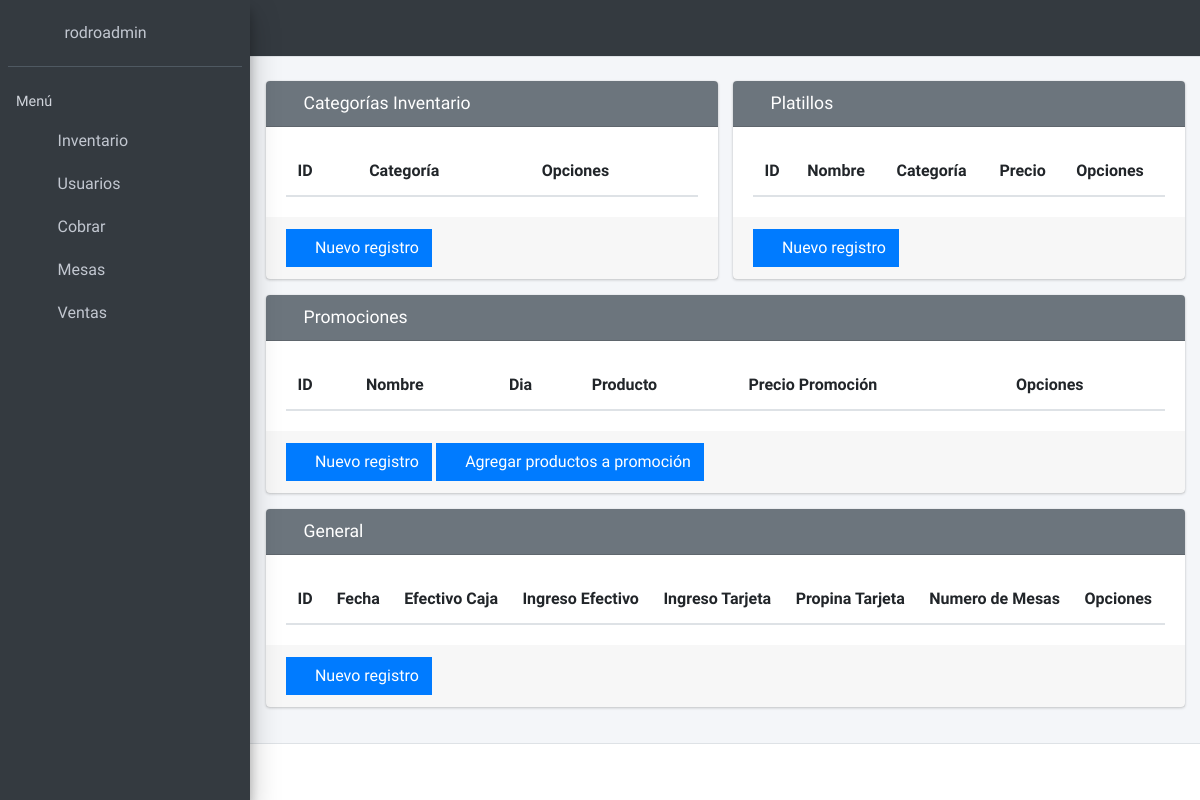
The app's page /inventario/ (signed in), older data.
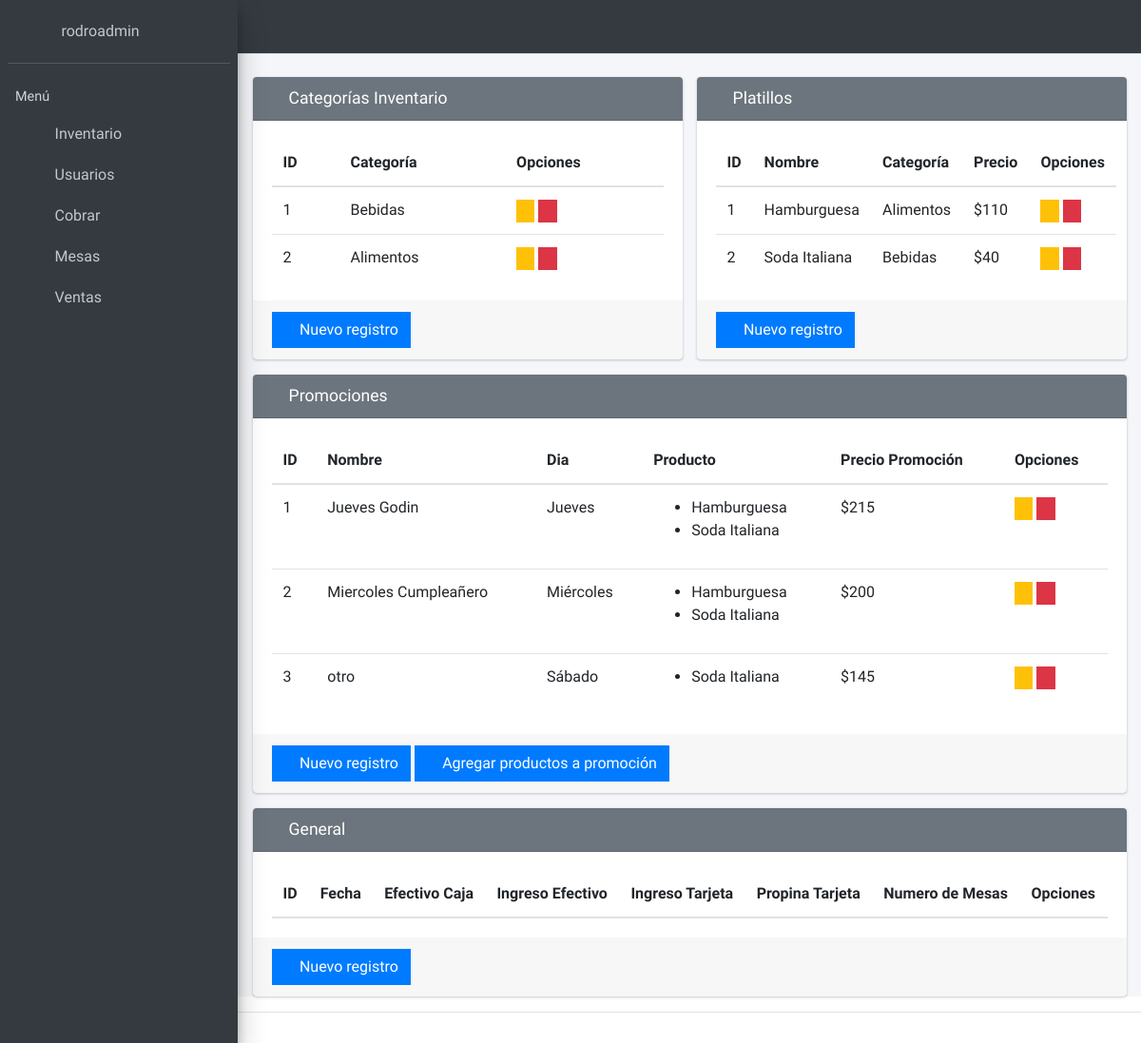
The same page, newer data.
### user/models.py (models this page shows)
class User(AbstractUser):
    def save(self, *args, **kwargs):
        self.set_password(self.password)
        super().save(*args, **kwargs)

### inventario/models.py (models this page shows, shortened)
class Inventario(models.Model):
    nombre_categoria = models.CharField(max_length=50, unique=True)
    descripcion = models.CharField(max_length=255, blank=True)
    def __str__(self):
        return self.nombre_categoria

### carta/models.py (models this page shows)
class ProductoMenu(models.Model):
    nombre_platillo = models.CharField(max_length=200, unique=True)
    precio = models.IntegerField()
    images = models.ImageField(upload_to='photos/menu')
    categoria = models.ForeignKey(Inventario, on_delete=models.CASCADE)
    def __str__(self):
        return self.nombre_platillo

### promocion/models.py (models this page shows, shortened)
class Promocion(models.Model):
    UNO = 'Lunes'
    DOS = 'Martes'
    TRES = 'Miércoles'
    CUATRO = 'Jueves'
    CINCO = 'Viernes'
    SEIS = 'Sábado'
    SIETE = 'Domingo'
    DAYS = (
        (UNO, 'Lunes'),
        (DOS, 'Martes'),
        (TRES, 'Miércoles'),
        (CUATRO, 'Jueves'),
        (CINCO, 'Viernes'),
        (SEIS, 'Sábado'),
        (SIETE, 'Domingo'),
    )
    nombre_promocion = models.CharField(max_length=200, unique=True)
    imagen = models.ImageField(upload_to='photos/promo', blank=False)
    precio = models.IntegerField(default=None, blank=False)
    dia = models.CharField(max_length=10, choices=DAYS, blank=False)
    producto = models.ManyToManyField(ProductoMenu, through='ProductosDias', blank=False)

### inventario/views.py (the view)
# urls.py: path('', views.inventario, name='inventario'),
@login_required(login_url='login')
def inventario(request):
    categorias = Inventario.objects.all()
    promociones = Promocion.objects.all()
    producto_promocion = ProductosDias.objects.all()
    platillos = ProductoMenu.objects.all()
    general = General.objects.all()
    context = {
        'categorias': categorias,
        'promociones': promociones,
        'platillos': platillos,
        'generales': general,
        'producto_promocion': producto_promocion,
    }
    return render(request, 'include/list2.html', context)

### templates/include/list2.html (shortened to what this page needs)
{% extends 'include/list.html' %}
{% block columns %}
    <tr>
        <th>ID</th>
        <th>Categoría</th>
        <th>Opciones</th>
    </tr>
{% endblock %}
{% block rows %}
     {% for categoria in categorias %}
        <tr>
            <td>{{ categoria.id }}</td>
            <td>{{ categoria.nombre_categoria }}</td>
            <td>
                <a href="{% url 'editar' categoria.id %}" class="btn btn-warning btn-xs btn-flat">
                    <i class="fas fa-edit"></i>
                </a>
                <a href="{% url 'eliminar' categoria.id %}" class="btn btn-danger btn-xs btn-flat">
                    <i class="fas fa-trash-alt"></i>
                </a>
            </td>
        </tr>
    {% endfor %}
{% endblock %}
{% block c %}
    <tr>
        <th>ID</th>
        <th>Nombre</th>
        <th>Dia</th>
        <th>Producto</th>
        <th>Precio Promoción</th>
        <th>Opciones</th>
    </tr>
{% endblock %}
{% block r %}
    {% for promocion in promociones %}
        <tr>
            <td>{{ promocion.id }}</td>
            <td>{{ promocion.nombre_promocion }}</td>
            <td>{{ promocion.dia }}</td>
            <td>
                <ul>
                {% for p in promocion.producto.all %}
                    <li> {{ p }}</li>
                {% endfor %}
                </ul>
            </td>
            <td>${{ promocion.precio }}</td>
            <td>
                <a href="{% url 'editar_promocion' promocion.id %}" class="btn btn-warning btn-xs btn-flat">
                    <i class="fas fa-edit"></i>
                </a>
                <a href="{% url 'eliminar_promocion' promocion.id %}" class="btn btn-danger btn-xs btn-flat">
                    <i class="fas fa-trash-alt"></i>
                </a>
            </td>
        </tr>
    {% endfor %}
{% endblock %}
{% block c1 %}
    <tr>
        <th>ID</th>
        <th>Nombre</th>
        <th>Categoría</th>
        <th>Precio</th>
        <th>Opciones</th>
    </tr>
{% endblock %}
{% block r1 %}
    {% for platillo in platillos %}
        <tr>
            <td>{{ platillo.id }}</td>
            <td>{{ platillo.nombre_platillo }}</td>
            <td>{{ platillo.categoria }}</td>
            <td>${{ platillo.precio }}</td>
            <td>
                <a href="{% url 'editar_platillo' platillo.id %}" class="btn btn-warning btn-xs btn-flat">
                    <i class="fas fa-edit"></i>
                </a>
                <a href="{% url 'eliminar_platillo' platillo.id %}" class="btn btn-danger btn-xs btn-flat">
                    <i class="fas fa-trash-alt"></i>
                </a>
            </td>
        </tr>
    {% endfor %}
{% endblock %}
{% block c2 %}
    <tr>
        <th>ID</th>
        <th>Fecha</th>
        <th>Efectivo Caja</th>
        <th>Ingreso Efectivo</th>
        <th>Ingreso Tarjeta</th>
        <th>Propina Tarjeta</th>
        <th>Numero de Mesas</th>
        <th>Opciones</th>
    </tr>
{% endblock %}

### templates/include/list.html (shortened to what this page needs)
{% extends 'include/body.html' %}
{% load static %}
{% block head %}
    <link rel="stylesheet" href="{% static 'lib/datatables-1.10.20/css/dataTables.bootstrap4.min.css' %}"/>
    <link rel="stylesheet" href="{% static 'lib/datatables-1.10.20/plugins/responsive-2.2.3/css/responsive.bootstrap4.min.css' %}"/>
{% endblock %}
{% block content %}
    <div class="row">
        <div class="col-sm-6">
            <div class="card card-secondary">
                <div class="card-header">
                    <h3 class="card-title">
                        <i class="fas fa-search"></i>
                        Categorías Inventario
                    </h3>
                </div>
                <div class="card-body">
                    <table class="table" id="data">
                        <thead>
                             {% block columns %}
                             {% endblock %}
                        </thead>
                        <tbody>
                             {% block rows %}
                             {% endblock %}
                        </tbody>
                    </table>
                </div>
                <div class="card-footer">
                    <a class="btn btn-primary btn-flat" href="{% url 'nuevo' %}">
                        <i class="fas fa-plus"></i> Nuevo registro
                    </a>
                </div>
            </div>
        </div>
        <div class="col-sm-6">
            <div class="card card-secondary">
                <div class="card-header">
                    <h3 class="card-title">
                        <i class="fas fa-search"></i>
                        Platillos
                    </h3>
                </div>
                <div class="card-body">
                    <table class="table" id="data1">
                        <thead>
                             {% block c1 %}
                             {% endblock %}
                        </thead>
                        <tbody>
                             {% block r1 %}
                             {% endblock %}
                        </tbody>
                    </table>
                </div>
                <div class="card-footer">
                    <a class="btn btn-primary btn-flat" href="{% url 'nuevo_platillo' %}">
                        <i class="fas fa-plus"></i> Nuevo registro
                    </a>
                </div>
            </div>
        </div>
    </div>
    <div class="card card-secondary">
        <div class="card-header">
            <h3 class="card-title">
                <i class="fas fa-search"></i>
                Promociones
            </h3>
        </div>
        <div class="card-body">
            <table class="table" id="data2">
                <thead>
                    {% block c %}
                    {% endblock %}
                </thead>
                <tbody>
                     {% block r %}
                     {% endblock %}
                </tbody>
            </table>
        </div>
        <div class="card-footer">
            <a class="btn btn-primary btn-flat" href="{% url 'nuevo_promocion' %}">
                <i class="fas fa-plus"></i> Nuevo registro
            </a>
            <a class="btn btn-primary btn-flat" href="{% url 'agregar_producto_promocion' %}">
                <i class="fas fa-plus"></i> Agregar productos a promoción
            </a>
        </div>
    </div>
    <div class="card card-secondary">
        <div class="card-header">
            <h3 class="card-title">
                <i class="fas fa-search"></i>
                General
            </h3>
        </div>
        <div class="card-body">
            <table class="table" id="data3">
                <thead>
                    {% block c2 %}
                    {% endblock %}
                </thead>
            </table>
        </div>
        <div class="card-footer">
            <a class="btn btn-primary btn-flat" href="{% url 'nuevo_general' %}">
                <i class="fas fa-plus"></i> Nuevo registro
            </a>
        </div>
    </div>
{% endblock %}

### templates/include/body.html (shortened to what this page needs)
{% extends 'include/home.html' %}
{% block body %}
    <body class="hold-transition sidebar-dark layout-fixed">
        <div class="wrapper">
            {% include 'vtc/header.html' %}
            {% include 'vtc/sidebar.html' %}
            <div class="content-wrapper">
                <br>
                <div class="content">
                    <div class="container-fluid">
                        {% block content %}
                        {% endblock %}
                    </div>
                </div>
            </div>
            {% include 'include/footer.html' %}
        </div>
    </body>
{% endblock %}

### templates/include/home.html (shortened to what this page needs)
{% load static %}
<!DOCTYPE html>
<html lang="en">
<head>
    <link rel="stylesheet" href="{% static 'lib/adminlte-3.0.4/plugins/font-awesome-5.11.1/css/all.min.css' %}">
    <link rel="stylesheet" href="{% static 'lib/adminlte-3.0.4/css/adminlte.min.css' %}">
    {% block head %}
    {% endblock %}
</head>
{% block body %}
{% endblock %}
</html>

### templates/vtc/header.html (shortened to what this page needs)
<nav class="main-header navbar navbar-expand navbar-dark ">
    <ul class="navbar-nav">
        <li class="nav-item">
            <a class="nav-link" data-widget="pushmenu" href="#" role="button"><i class="fas fa-bars"></i></a>
        </li>
    </ul>
    <ul class="navbar-nav ml-auto">
        <li class="nav-item dropdown">
            <a class="nav-link" data-toggle="dropdown" href="#">
                <i class="fas fa-users-cog"></i>
            </a>
        </li>
        <li class="nav-item">
            <a class="nav-link" href="{% url 'logout' %}">
                <i class="fas fa-power-off" aria-hidden="true"></i>
            </a>
        </li>
    </ul>
</nav>

### templates/vtc/sidebar.html
{% load static %}
<aside class="main-sidebar sidebar-dark-blue elevation-4">
    <div class="sidebar">
        <div class="user-panel mt-3 pb-3 mb-3 d-flex">
            <div class="image">
                <img src="#" class="fas fa-user-alt" style="color: white" alt="">
            </div>
            <div class="info">
                <a href="#" class="d-block">{{ request.user.username }}</a>
            </div>
        </div>
        <nav class="mt-2">
            <ul class="nav nav-pills nav-sidebar flex-column" data-widget="treeview" role="menu" data-accordion="false">
                <li class="nav-header">Menú</li>
                <li class="nav-item">
                    <a href="{% url 'inventario' %}" class="nav-link">
                        <i class="nav-icon fas fa-truck-loading"></i>
                        <p>
                            Inventario
                        </p>
                    </a>
                </li>
                <li class="nav-item">
                    <a href="{% url 'user' %}" class="nav-link">
                        <i class="nav-icon fas fa-users"></i>
                        <p>
                            Usuarios
                        </p>
                    </a>
                </li>
                <li class="nav-item">
                    <a href="{% url 'crear_cuenta' %}" class="nav-link">
                        <i class="nav-icon fas fa-dollar-sign"></i>
                        <p>
                            Cobrar
                        </p>
                    </a>
                </li>
                <li class="nav-item">
                    <a href="{% url 'mesas' %}" class="nav-link">
                        <i class="nav-icon fas fa-table"></i>
                        <p>
                            Mesas
                        </p>
                    </a>
                </li>
                <li class="nav-item">
                    <a href="{% url 'estadisticas' %}" class="nav-link">
                        <i class="nav-icon fas fa-shopping-cart"></i>
                        <p>
                            Ventas
                        </p>
                    </a>
                </li>
            </ul>
        </nav>
    </div>
</aside>

### templates/include/footer.html
<footer class="main-footer">
</footer>

Row changes from the older to the newer data that the page shows:
added Inventario: id "1", nombre_categoria "Bebidas"
added Inventario: id "2", nombre_categoria "Alimentos"
added ProductoMenu: id "1", nombre_platillo "Hamburguesa", categoria "Alimentos", precio "110"
added ProductoMenu: id "2", nombre_platillo "Soda Italiana", categoria "Bebidas", precio "40"
added Promocion: id "1", nombre_promocion "Jueves Godin", dia "Jueves", precio "215"
added Promocion: id "2", nombre_promocion "Miercoles Cumpleañero", dia "Miércoles", precio "200"
added Promocion: id "3", nombre_promocion "otro", dia "Sábado", precio "145"
